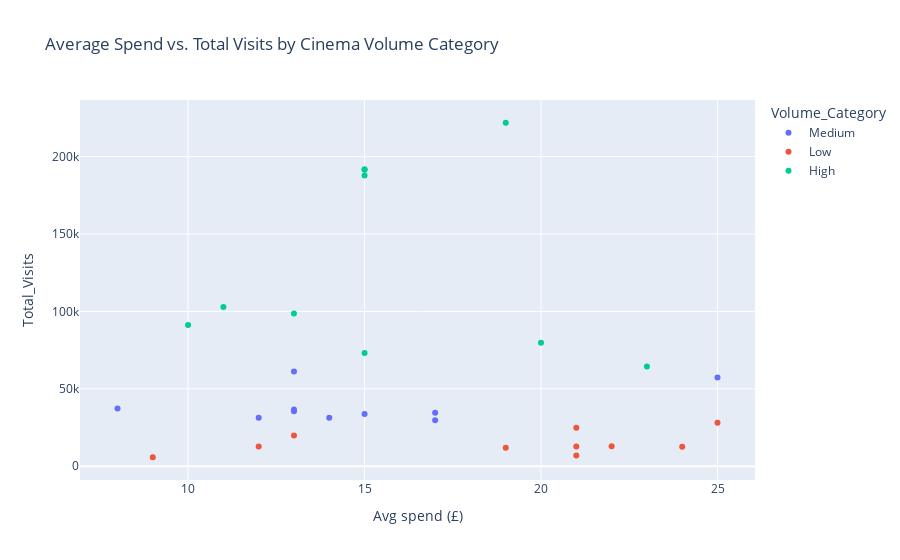

This figure's notebook cell:
### Code cell
fig = px.scatter(summary_data, x='Avg spend (£)', y='Total_Visits',
                 color='Volume_Category', hover_name='Id',
                 title='Average Spend vs. Total Visits by Cinema Volume Category')

fig.update_layout(transition_duration=500)
fig.show()

### Figure 1 — Plotly figure (JSON) as saved in the notebook; plotly's stock layout.template omitted (floating-point values rounded to 4 significant figures)
{"data": [{"hovertemplate": "<b>%{hovertext}</b><br><br>Volume_Category=Medium<br>Avg spend (£)=%{x}<br>Total_Visits=%{y}<extra></extra>", "hovertext": ["ACQ", "JJQ", "RPQ", "TVJ", "WQW", "XEZ", "XQE", "XWO", "YKT", "ZWY"], "legendgroup": "Medium", "marker": {"color": "#636efa", "symbol": "circle"}, "mode": "markers", "name": "Medium", "orientation": "v", "showlegend": true, "type": "scatter", "x": [8, 14, 13, 25, 13, 17, 12, 13, 15, 17], "xaxis": "x", "y": [37303, 31346, 61122, 57284, 36578, 34487, 31295, 35564, 33747, 29609], "yaxis": "y"}, {"hovertemplate": "<b>%{hovertext}</b><br><br>Volume_Category=Low<br>Avg spend (£)=%{x}<br>Total_Visits=%{y}<extra></extra>", "hovertext": ["AKA", "BKK", "BQV", "BWF", "CCX", "CWN", "SDT", "WKL", "YCI", "ZQL"], "legendgroup": "Low", "marker": {"color": "#EF553B", "symbol": "circle"}, "mode": "markers", "name": "Low", "orientation": "v", "showlegend": true, "type": "scatter", "x": [12, 24, 21, 13, 19, 9, 21, 21, 25, 22], "xaxis": "x", "y": [12758, 12539, 12729, 19756, 11936, 5777, 6972, 24861, 28012, 12908], "yaxis": "y"}, {"hovertemplate": "<b>%{hovertext}</b><br><br>Volume_Category=High<br>Avg spend (£)=%{x}<br>Total_Visits=%{y}<extra></extra>", "hovertext": ["SJE", "TJN", "TPY", "UDD", "UVQ", "VJV", "VPG", "WBK", "WVA", "YBS"], "legendgroup": "High", "marker": {"color": "#00cc96", "symbol": "circle"}, "mode": "markers", "name": "High", "orientation": "v", "showlegend": true, "type": "scatter", "x": [23, 13, 10, 15, 20, 15, 15, 11, 15, 19], "xaxis": "x", "y": [64466, 98587, 91155, 73168, 79766, 191476, 187858, 102793, 191783, 221902], "yaxis": "y"}], "layout": {"legend": {"title": {"text": "Volume_Category"}, "tracegroupgap": 0}, "title": {"text": "Average Spend vs. Total Visits by Cinema Volume Category"}, "transition": {"duration": 500}, "xaxis": {"anchor": "y", "domain": [0, 1], "title": {"text": "Avg spend (£)"}}, "yaxis": {"anchor": "x", "domain": [0, 1], "title": {"text": "Total_Visits"}}}}
